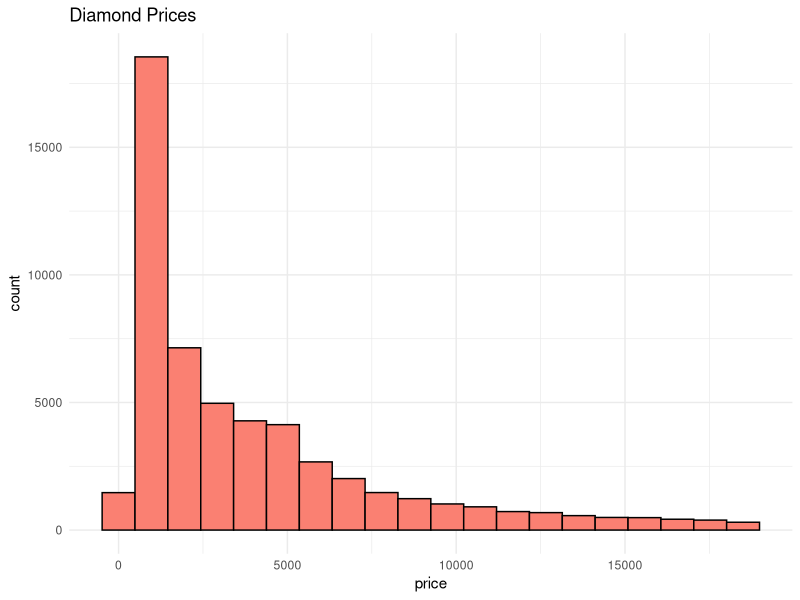
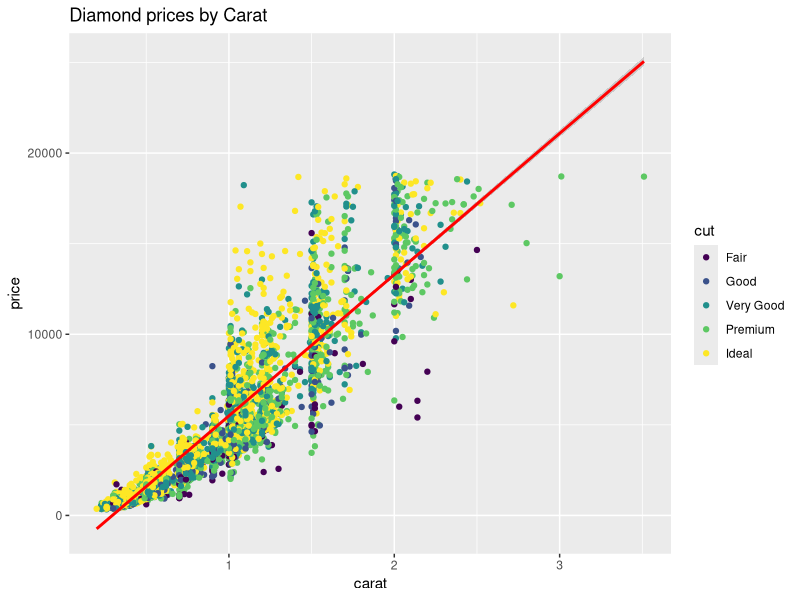
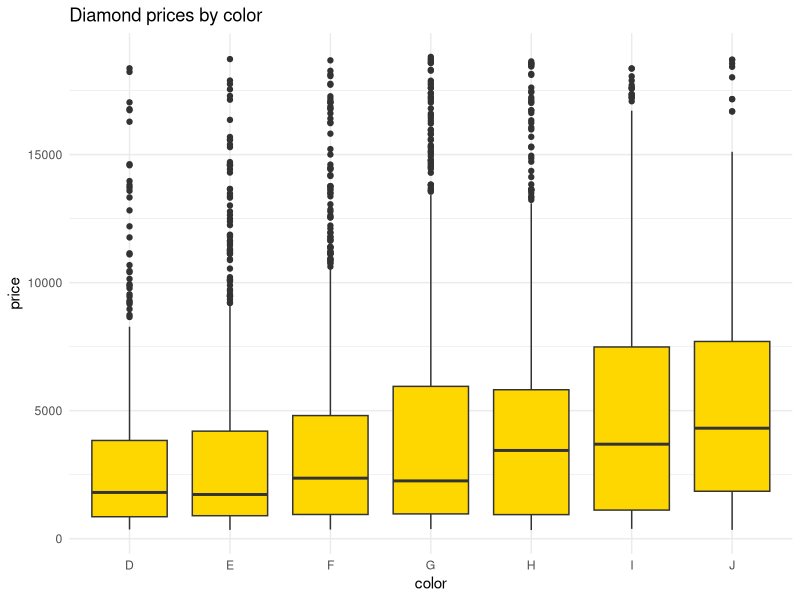
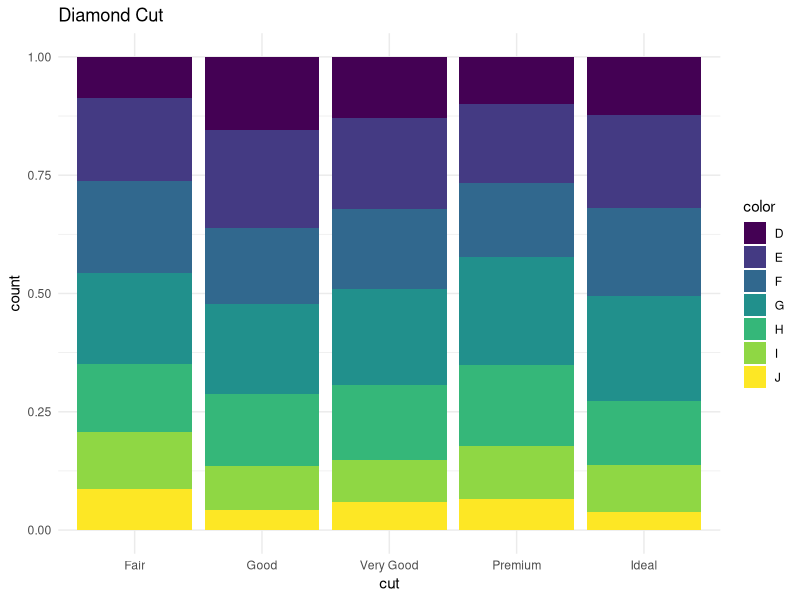
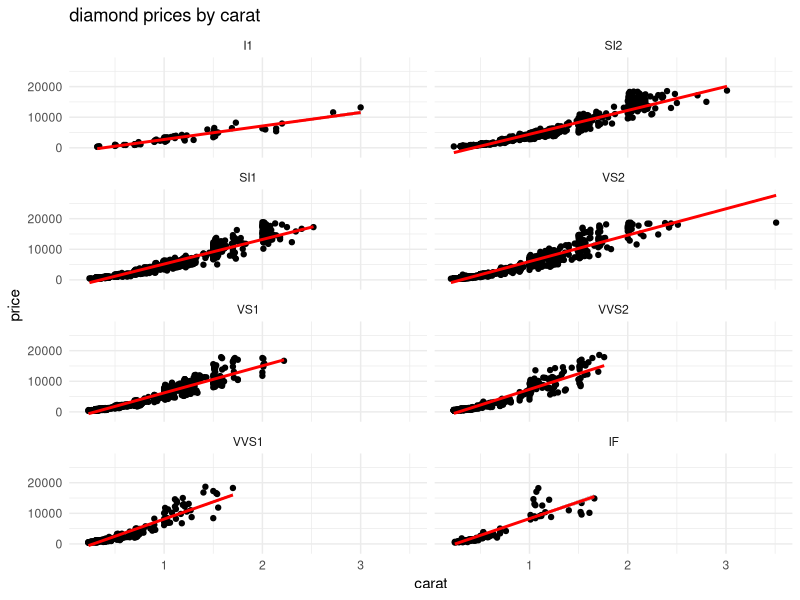

The R source for these figures, in order:
library(tidyverse)
library(dplyr)
library(ggplot2)
data("diamonds")

### Chart 1 - A Histogram of the price of all the diamonds in the diamond data set
ggplot(diamonds, aes(price)) +
  geom_histogram(bins=20, 
                 col="black",
                 fill = "salmon") +
  theme_minimal() +
  labs(title = "Diamond Prices")
summary(diamonds$price)

### Chart 2 - A Scatterplot of diamond price vs. carat
set.seed(18)
ggplot(diamonds %>% sample_n(5000), aes(carat,price, col=cut))+
  geom_point() +
  geom_smooth(method = "lm",
              col = "red") +
  labs(title = "Diamond prices by Carat")
  
### Chart 3 - A Boxplot of sample diamond price vs. color
set.seed(18)
ggplot(diamonds %>% sample_n(5000), aes(color,price)) +
  geom_boxplot(fill= "gold") +
  theme_minimal() +
  labs(title = "Diamond prices by color")
  
### Chart 4 A Barplot of diamond cut by color.
set.seed(18)
ggplot(diamonds %>% sample_n(5000), aes(cut, fill=color)) +
  geom_bar(position = "fill") +
  theme_minimal() +
  labs(title = "Diamond Cut")
  
### Chart 5 A Scatterplot of diamond price vs. carat
set.seed(18)
ggplot(diamonds %>% sample_n(5000), aes(carat,price)) +
         geom_point() +
         geom_smooth(method ="lm",col="red") +
         facet_wrap(~clarity, ncol = 2) +
         theme_minimal() +
         labs(title = "diamond prices by carat")
